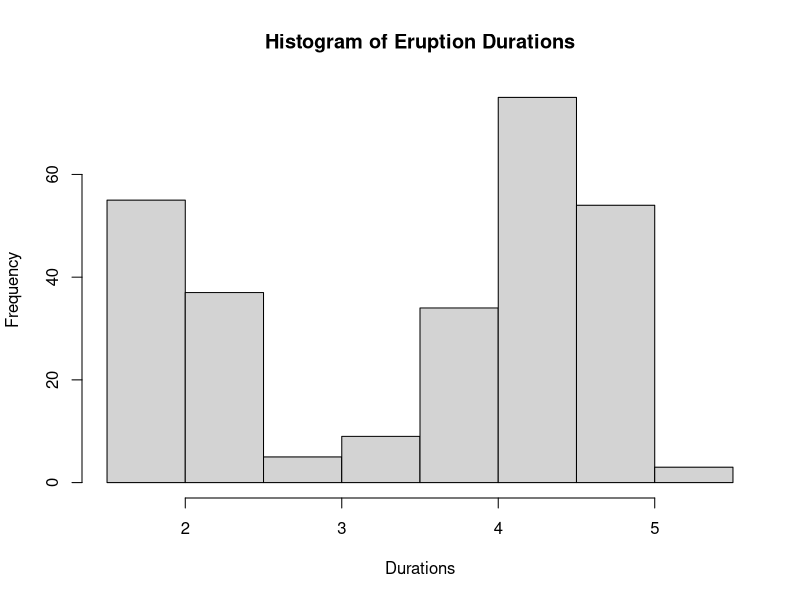

Source code (R):
## ---- chunk 1
knitr::opts_chunk$set(echo = TRUE)
sessionInfo()
## ---- chunk 2
faithful$eruptions[1:4]
## ---- chunk 3
faithful_head <- head(faithful, n = 5)
kbl <- knitr::kable(faithful_head, format = "html")

if (!require(kableExtra)) {
  install.packages('kableExtra')
}
kableExtra::kable_styling(kbl, full_width = FALSE)
## ---- chunk 4
hist(faithful$eruptions,
     main = "Histogram of Eruption Durations",
     xlab = "Durations")
